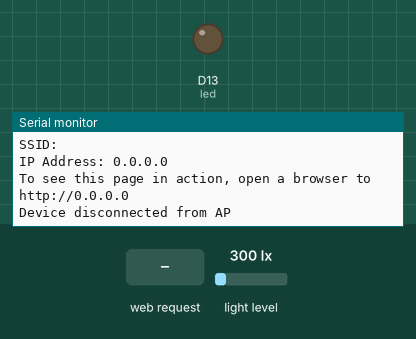
Bench run of a sketch on a simulated Arduino Nano RP2040 Connect. On the bench: output pins drawn as LEDs (lit = HIGH), the last lines printed to the serial monitor. Inputs (shaded band) come from the test bench; at power-on: light level 300 lx.

Above: at 11.2 s.
11.3 s: HTTP request GET /H received
At 12.3 s:
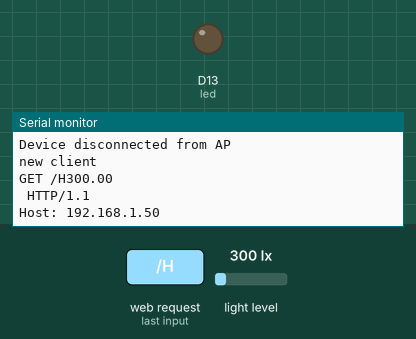
12.8 s: HTTP request GET /L received
At 13.4 s:
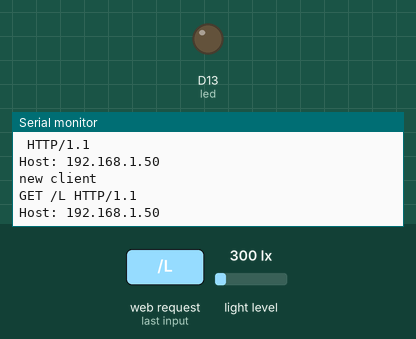

Measured:
- after the input at 11.3 s, the serial monitor: prints a new line at once (image 1)
- after the input at 12.8 s, the serial monitor: prints a new line at once (image 2)

The sketch:

ConnectionWebApp.ino
```cpp
/*
  WiFi Web Server LED Blink

  A simple web server that lets you blink an LED via the web.
  This sketch will create a new access point (with no password).
  It will then launch a new server and print out the IP address
  to the Serial Monitor. From there, you can open that address in a web browser
  to turn on and off the LED on pin 13.

  If the IP address of your board is yourAddress:
    http://yourAddress/H turns the LED on
    http://yourAddress/L turns it off

  created 25 Nov 2012
  by Tom Igoe
  adapted to WiFi AP by Adafruit
 */

#include <SPI.h>
#include <WiFiNINA.h>
#include <BH1750.h>
#include <Wire.h>
BH1750 lightMeter;
#include "arduino_secrets.h"
///////please enter your sensitive data in the Secret tab/arduino_secrets.h
char ssid[] = SECRET_SSID;        // your network SSID (name)
char pass[] = SECRET_PASS;    // your network password (use for WPA, or use as key for WEP)
int keyIndex = 0;                // your network key index number (needed only for WEP)

int led =  LED_BUILTIN;
int status = WL_IDLE_STATUS;
WiFiServer server(80);

void setup() {
  Wire.begin();
  lightMeter.begin();
  //Initialize serial and wait for port to open:
  Serial.begin(9600);
  while (!Serial) {
    ; // wait for serial port to connect. Needed for native USB port only
  }

  Serial.println("Access Point Web Server");

  pinMode(led, OUTPUT);      // set the LED pin mode

  // check for the WiFi module:
  if (WiFi.status() == WL_NO_MODULE) {
    Serial.println("Communication with WiFi module failed!");
    // don't continue
    while (true);
  }

  String fv = WiFi.firmwareVersion();
  if (fv < WIFI_FIRMWARE_LATEST_VERSION) {
    Serial.println("Please upgrade the firmware");
  }

  // by default the local IP address will be 192.168.4.1
  // you can override it with the following:
  // WiFi.config(IPAddress(10, 0, 0, 1));

  // print the network name (SSID);
  Serial.print("Creating access point named: ");
  Serial.println(ssid);

  // Create open network. Change this line if you want to create an WEP network:
  status = WiFi.beginAP(ssid, pass);
  if (status != WL_AP_LISTENING) {
    Serial.println("Creating access point failed");
    // don't continue
    while (true);
  }

  // wait 10 seconds for connection:
  delay(10000);

  // start the web server on port 80
  server.begin();

  // you're connected now, so print out the status
  printWiFiStatus();
}


void loop() {
  // compare the previous status to the current status
  if (status != WiFi.status()) {
    // it has changed update the variable
    status = WiFi.status();

    if (status == WL_AP_CONNECTED) {
      // a device has connected to the AP
      Serial.println("Device connected to AP");
    } else {
      // a device has disconnected from the AP, and we are back in listening mode
      Serial.println("Device disconnected from AP");
    }
  }

  WiFiClient client = server.available();   // listen for incoming clients

  if (client) {
    float lux = lightMeter.readLightLevel();// if you get a client,
    Serial.println("new client");           // print a message out the serial port
    String currentLine = "";                // make a String to hold incoming data from the client
    while (client.connected()) {            // loop while the client's connected
      delayMicroseconds(10);                // This is required for the Arduino Nano RP2040 Connect - otherwise it will loop so fast that SPI will never be served.
      if (client.available()) {             // if there's bytes to read from the client,
        char c = client.read();             // read a byte, then
        Serial.write(c);                    // print it out the serial monitor
        if (c == '\n') {                    // if the byte is a newline character

          // if the current line is blank, you got two newline characters in a row.
          // that's the end of the client HTTP request, so send a response:
          if (currentLine.length() == 0) {
            // HTTP headers always start with a response code (e.g. HTTP/1.1 200 OK)
            // and a content-type so the client knows what's coming, then a blank line:
            client.println("HTTP/1.1 200 OK");
            client.println("Content-type:text/html");
            client.println();

            // the content of the HTTP response follows the header:
            client.print("Click <a href=\"/H\">here</a> turn the LED on<br>");
            client.print("Click <a href=\"/L\">here</a> turn the LED off<br>");

            // The HTTP response ends with another blank line:
            client.println();
            // break out of the while loop:
            break;
          }
          else {      // if you got a newline, then clear currentLine:
            currentLine = "";
          }
        }
        else if (c != '\r') {    // if you got anything else but a carriage return character,
          currentLine += c;      // add it to the end of the currentLine
        }

        // Check to see if the client request was "GET /H" or "GET /L":
        if (currentLine.endsWith("GET /H")) {
          //digitalWrite(led, HIGH);               // GET /H turns the LED on
          Serial.println(lux);
        }

        if (currentLine.endsWith("GET /L")) {
          //digitalWrite(led, LOW);                // GET /L turns the LED off
          client.print("<p>Manueller Modus</p>");
        }
      }
    }
  }
}

void printWiFiStatus() {
  // print the SSID of the network you're attached to:
  Serial.print("SSID: ");
  Serial.println(WiFi.SSID());

  // print your WiFi shield's IP address:
  IPAddress ip = WiFi.localIP();
  Serial.print("IP Address: ");
  Serial.println(ip);

  // print where to go in a browser:
  Serial.print("To see this page in action, open a browser to http://");
  Serial.println(ip);

}
```

arduino_secrets.h
```cpp
// Both SSID and password must be 8 characters or longer
#define SECRET_SSID "student"
#define SECRET_PASS "3250FBS32!"
```
